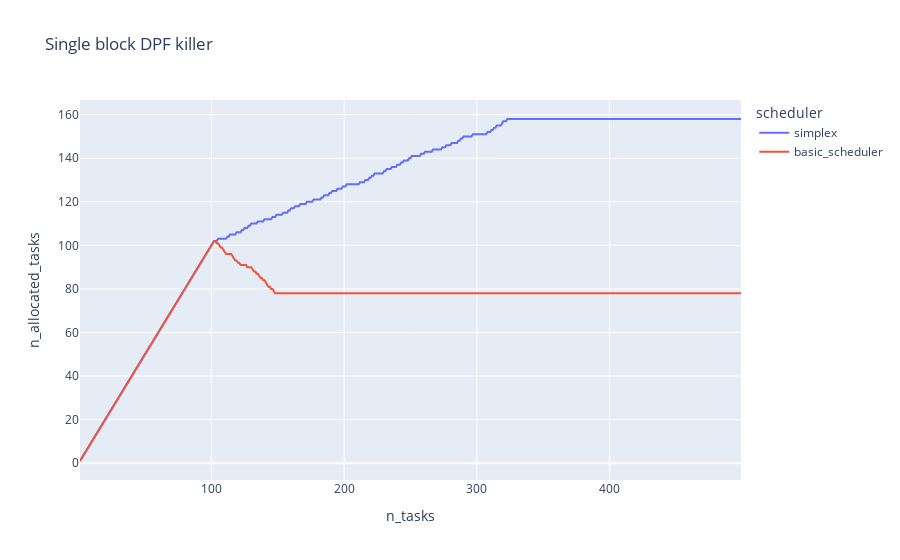

The cell this chart's notebook holds for it:
### Code cell
px.line(df.sort_values("n_tasks"), x="n_tasks", y="n_allocated_tasks", color="scheduler", title="Single block DPF killer")

### Figure 1 — Plotly figure (JSON) as saved in the notebook; plotly's stock layout.template omitted (floating-point values rounded to 4 significant figures; data arrays with more than 128 entries replaced by an {"elided": "..."} marker saying what was removed)
{"data": [{"hovertemplate": "scheduler=simplex<br>n_tasks=%{x}<br>n_allocated_tasks=%{y}<extra></extra>", "legendgroup": "simplex", "line": {"color": "#636efa", "dash": "solid"}, "marker": {"symbol": "circle"}, "mode": "lines", "name": "simplex", "orientation": "v", "showlegend": true, "type": "scatter", "x": {"elided": "499 int values"}, "xaxis": "x", "y": {"elided": "499 int values"}, "yaxis": "y"}, {"hovertemplate": "scheduler=basic_scheduler<br>n_tasks=%{x}<br>n_allocated_tasks=%{y}<extra></extra>", "legendgroup": "basic_scheduler", "line": {"color": "#EF553B", "dash": "solid"}, "marker": {"symbol": "circle"}, "mode": "lines", "name": "basic_scheduler", "orientation": "v", "showlegend": true, "type": "scatter", "x": {"elided": "499 int values"}, "xaxis": "x", "y": {"elided": "499 int values"}, "yaxis": "y"}], "layout": {"legend": {"title": {"text": "scheduler"}, "tracegroupgap": 0}, "title": {"text": "Single block DPF killer"}, "xaxis": {"anchor": "y", "domain": [0, 1], "title": {"text": "n_tasks"}}, "yaxis": {"anchor": "x", "domain": [0, 1], "title": {"text": "n_allocated_tasks"}}}}
